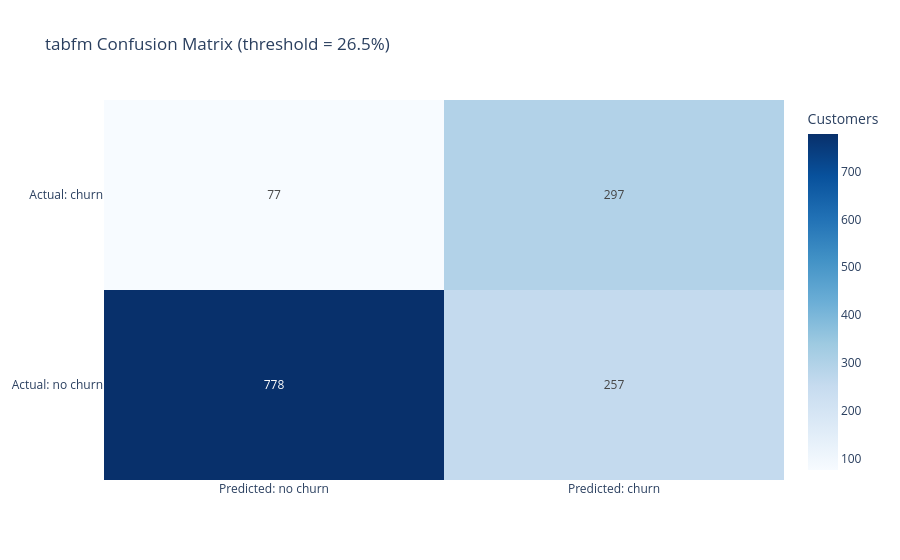

The notebook cell this image was saved under:
### Markdown cell above
## Cross-validated comparison and holdout evaluation

Select the highest mean cross-validated PR AUC. The XGBoost hyperparameters are locked from notebook 03, and TabFM uses its pretrained PyTorch checkpoint without project-specific tuning. The holdout partition remains untouched by tuning and selection. If performance is similar, prefer the simpler model unless TabFM or XGBoost has a meaningful business-value advantage.

### Code cell
cv_rows = []
for model_name, factory in model_factories.items():
    fold_rows = []
    for fold, (fold_train_index, fold_valid_index) in enumerate(cv.split(X_train_by_model[model_name], y_train), start=1):
        X_fold_train = X_train_by_model[model_name].iloc[fold_train_index]
        X_fold_valid = X_train_by_model[model_name].iloc[fold_valid_index]
        y_fold_train = y_train.iloc[fold_train_index]
        y_fold_valid = y_train.iloc[fold_valid_index]

        model = factory()
        model.fit(X_fold_train, y_fold_train)
        if model_name == "tabfm":
            fold_proba = positive_class_probability(model, X_fold_valid)
        else:
            fold_proba = model.predict_proba(X_fold_valid)[:, 1]
        fold_metrics = threshold_metrics(y_fold_valid, fold_proba, decision_threshold)
        fold_metrics["fold"] = fold
        fold_rows.append(fold_metrics)
        print(f"{model_name} fold {fold}: PR AUC = {fold_metrics['pr_auc']:.4f}")

    fold_df = pd.DataFrame(fold_rows)
    cv_rows.append({
        "model": model_name,
        **{f"mean_{metric}": fold_df[metric].mean() for metric in ["pr_auc", "roc_auc", "precision", "recall", "f1"]},
        **{f"std_{metric}": fold_df[metric].std() for metric in ["pr_auc", "roc_auc", "precision", "recall", "f1"]},
    })

cv_results = pd.DataFrame(cv_rows).sort_values("mean_pr_auc", ascending=False).set_index("model")
display(cv_results)
display(pd.DataFrame([
    {
        "candidate": "xgboost",
        "tuning_source": "03_xgboost_modeling.ipynb",
        "optuna_cv_pr_auc": tuned_xgb_cv_pr_auc,
        "eval_metric": tuned_xgb_config["eval_metric"],
        "n_estimators": tuned_xgb_config["n_estimators"],
    },
    {
        "candidate": "tabfm",
        "tuning_source": "04a_tabFM_modeling.ipynb",
        "checkpoint": TABFM_REPO_ID,
        "checkpoint_path": str(TABFM_CHECKPOINT_PATH),
        "backend": "pytorch",
        "n_estimators": TABFM_N_ESTIMATORS,
    },
]))

selected_model_name = cv_results.index[0]
holdout_rows = []
fitted_models = {}
test_probabilities = {}
for model_name, factory in model_factories.items():
    fitted_model = factory()
    fitted_model.fit(X_train_by_model[model_name], y_train)
    if model_name == "tabfm":
        test_proba = positive_class_probability(fitted_model, X_test_by_model[model_name])
    else:
        test_proba = fitted_model.predict_proba(X_test_by_model[model_name])[:, 1]
    test_pred = (test_proba >= decision_threshold).astype(int)
    holdout_rows.append({"model": model_name, **classification_metrics(y_test, test_pred, test_proba)})
    fitted_models[model_name] = fitted_model
    test_probabilities[model_name] = test_proba

holdout_metrics = pd.DataFrame(holdout_rows).set_index("model")
print(f"Selected model by mean CV PR AUC: {selected_model_name}")
display(holdout_metrics)

test_proba = test_probabilities[selected_model_name]
test_pred = (test_proba >= decision_threshold).astype(int)
confusion = confusion_matrix(y_test, test_pred, labels=[0, 1])
fig = go.Figure(go.Heatmap(
    z=confusion, x=["Predicted: no churn", "Predicted: churn"],
    y=["Actual: no churn", "Actual: churn"],
    colorscale="Blues", text=confusion, texttemplate="%{text}",
    colorbar={"title": "Customers"},
))
fig.update_layout(title=f"{selected_model_name} Confusion Matrix (threshold = {decision_threshold:.1%})")
fig.show()

### Figure 1 — Plotly figure (JSON) as saved in the notebook; plotly's stock layout.template omitted (floating-point values rounded to 4 significant figures)
{"data": [{"colorbar": {"title": {"text": "Customers"}}, "colorscale": [[0, "rgb(247,251,255)"], [0.125, "rgb(222,235,247)"], [0.25, "rgb(198,219,239)"], [0.375, "rgb(158,202,225)"], [0.5, "rgb(107,174,214)"], [0.625, "rgb(66,146,198)"], [0.75, "rgb(33,113,181)"], [0.875, "rgb(8,81,156)"], [1, "rgb(8,48,107)"]], "text": [[778, 257], [77, 297]], "texttemplate": "%{text}", "type": "heatmap", "x": ["Predicted: no churn", "Predicted: churn"], "y": ["Actual: no churn", "Actual: churn"], "z": [[778, 257], [77, 297]]}], "layout": {"title": {"text": "tabfm Confusion Matrix (threshold = 26.5%)"}}}
